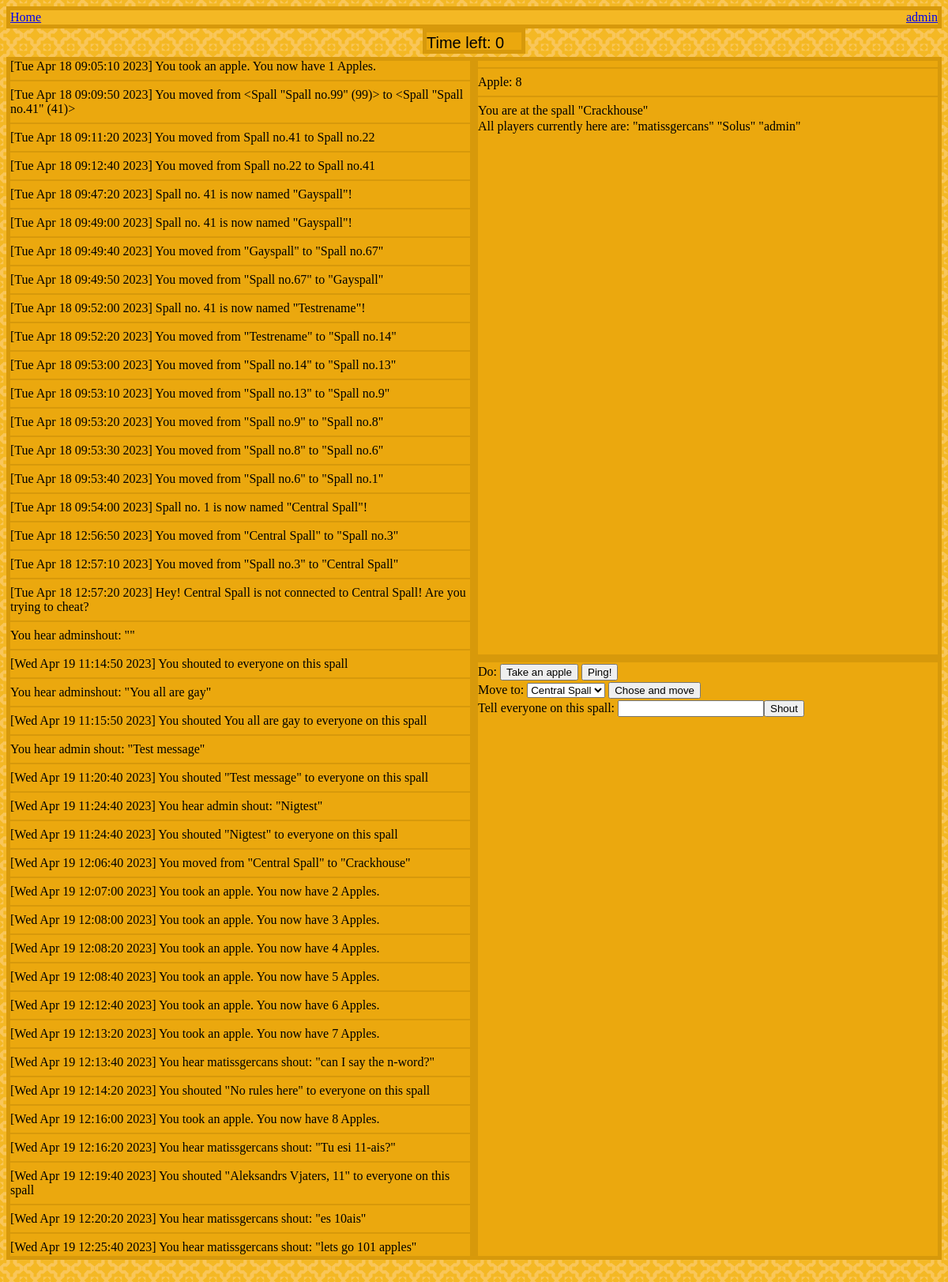
Screenshot of /game (signed in) with the database file from the repository.
### app.py (models this page shows, shortened)
class Inventory(db.Model):
    id = db.Column(db.Integer, primary_key=True)
    item = db.Column(db.String(120), nullable=False)
    amount = db.Column(db.Integer, nullable=False)
    person_id = db.Column(db.Integer, db.ForeignKey('users.id'), nullable=False)

class Spalls(db.Model):
    id = db.Column("id", db.Integer, primary_key=True)
    name = db.Column(db.String(40))
    nameorig = db.Column(db.Boolean)
    ingredients = db.relationship("Ingredients", backref="spalls")
    bridges = db.relationship("Spalls", secondary=bridges, primaryjoin=(bridges.c.primary == id),
                              secondaryjoin=(bridges.c.secondary == id), backref='spallings')
    guests = db.relationship("Users", secondary=guestings, backref="position")

class Users(db.Model):
    id = db.Column(db.Integer, primary_key=True)
    name = db.Column(db.String(20), nullable=False)
    password = db.Column(db.String(100), nullable=False)
    email = db.Column(db.String(100))
    created_at = db.Column(db.DateTime(timezone=True), server_default=func.now())
    move = db.Column(db.String(100))
    inventory = db.relationship("Inventory", backref="users")
    logs = db.Column(db.String(10000))

### app.py (the view)
@app.route('/game', methods=['GET', 'POST'])
def gamepage():
    if "login" in session:
        if request.method == 'POST':
            if request.form.get("ping") == "Ping!":
                move = "ping"
            elif request.form.get("apple") == "Take an apple":
                move = "apple"
            elif request.form.get("cam") == "Chose and move":
                place = request.form["placelist"]
                move = "move to spall no. " + place
            elif request.form.get("sho") == "Shout":
                message = request.form.get("message")
                move = "shout " + message
            elif request.form.get("csn") == "Change spall name":
                newname = request.form.get("newname")
                move = "rename spall to " + newname
            else:
                move = "Error: No such move!"
            found_user = Users.query.filter_by(name=session["login"]).first()
            found_user.move = move
            db.session.commit()
            flash("Move successful! You choose: " + move, "info")
            return redirect(url_for("gamepage"))
        else:
            userr = session["login"]
            found_user = Users.query.filter_by(name=userr).first()
            return render_template('gamebase.html', logs=eval(found_user.logs), inv=found_user.inventory,
                                   toime=minute_length - (floor(time.time() % minute_length)),
                                   pos=found_user.position[0])
    else:
        return redirect(url_for("login"))

### templates/gamebase.html (shortened to what this page needs)
{% extends "base.html" %}
{%block content%}
	<div>
		<canvas id=myCanvas width=120 height=22 class=log> </canvas>
	</div>
	<div class="gamelog" id="down">
		{% for i in logs %}
		<hr>
		<p>{{i}}</p>
		{% endfor %}
	</div>
	<div class="gamelog halfheight">
		{% for i in inv %}
		<hr>
		<p>{{i.item}}: {{i.amount}}</p>
		{% endfor %}
		<hr>
		<p>You are at the spall "{{pos.name}}"</p>
		<p>All players currently here are:
		{% for i in pos.guests %}
			"{{i.name}}"
		{% endfor %}
		</p>
	</div>
	<div class="gamelog halfheight">
		<form method="post" action="#">
			<p>Do: <input type="submit" value="Take an apple" name="apple">
			<input type="submit" value="Ping!" name="ping"></p>
			<p>Move to:
				<select id="place" name="placelist">
				{% for i in pos.bridges %}
  				<option value="{{i.id}}">{{i.name}}</option>
				{% endfor %}
				</select>
				<input type="submit" value="Chose and move" name="cam"></p>
			<p>Tell everyone on this spall: <input type="text" name="message"><input type="submit" value="Shout" name="sho"></p>
		</form>
	</div>
{% endblock %}

### templates/base.html (shortened to what this page needs)
<!DOCTYPE html>
<html>
		<head>
			<link rel="stylesheet" href="{{ url_for('static', filename='css/mystyle.css')}}">
		</head>
	<body>
		<div class=nav>
			<a href="../">Home</a>
			<span style="float: right">
			{% if "login" in session %}
				<a href="../user" >{{session["login"]}}</a>
			{% else %}
				<a href="../login" >Sign in</a>
				<a href="../createaccount">Sign up</a>
			{% endif %}
			</span>
		</div>
		{%block content%}
		{% endblock %}
	</body>
</html>

### static/css/mystyle.css (style rules this page uses)
* { box-sizing: border-box; }
body { background-image: url("../img/yellow_back.png"); text-align: center; }
hr { height:1px; border: 1px solid rgb(215,153,11); background-color:#000000; }
p { margin-top: 2px; margin-bottom: 2px; }
.nav { display: block; border: 5px solid rgb(215,153,11); background-color: rgb(244,184,36); text-align: left; }
.log { margin: auto; border: 5px solid rgb(215,153,11); background-color: rgb(235, 168, 14); text-align: left; overflow-y: scroll; }
.gamelog { border: 5px solid rgb(215,153,11); background-color: rgb(235, 168, 14); text-align: left; overflow-y: scroll; margin: 0 0 0 0; width: 50%; height: 85vh; float: left; }
.halfheight { height: 42.5vh; }

### rows the page displays
Inventory: item "Apple", amount "8"
Spalls: name "Crackhouse"
Users: name "matissgercans"
Users: name "Solus"
Users: name "admin"

### other values shown
{{ session["login"] }} "admin"
{{ i }} "[Tue Apr 18 09:05:10 2023] You took an apple. You now have 1 Apples." "[Tue Apr 18 09:09:50 2023] You moved from <Spall \"Spall no.99\" (99)> to <Spall \"Spall no.41\" (41)>" "[Tue Apr 18 09:11:20 2023] You moved from Spall no.41 to Spall no.22" "[Tue Apr 18 09:12:40 2023] You moved from Spall no.22 to Spall no.41" "[Tue Apr 18 09:47:20 2023] Spall no. 41 is now named \"Gayspall\"!" "[Tue Apr 18 09:49:00 2023] Spall no. 41 is now named \"Gayspall\"!" "[Tue Apr 18 09:49:40 2023] You moved from \"Gayspall\" to \"Spall no.67\"" "[Tue Apr 18 09:49:50 2023] You moved from \"Spall no.67\" to \"Gayspall\"" "[Tue Apr 18 09:52:00 2023] Spall no. 41 is now named \"Testrename\"!" "[Tue Apr 18 09:52:20 2023] You moved from \"Testrename\" to \"Spall no.14\"" "[Tue Apr 18 09:53:00 2023] You moved from \"Spall no.14\" to \"Spall no.13\"" "[Tue Apr 18 09:53:10 2023] You moved from \"Spall no.13\" to \"Spall no.9\"" "[Tue Apr 18 09:53:20 2023] You moved from \"Spall no.9\" to \"Spall no.8\"" "[Tue Apr 18 09:53:30 2023] You moved from \"Spall no.8\" to \"Spall no.6\"" "[Tue Apr 18 09:53:40 2023] You moved from \"Spall no.6\" to \"Spall no.1\"" "[Tue Apr 18 09:54:00 2023] Spall no. 1 is now named \"Central Spall\"!" "[Tue Apr 18 12:56:50 2023] You moved from \"Central Spall\" to \"Spall no.3\"" "[Tue Apr 18 12:57:10 2023] You moved from \"Spall no.3\" to \"Central Spall\"" "[Tue Apr 18 12:57:20 2023] Hey! Central Spall is not connected to Central Spall! Are you trying to cheat?" "You hear adminshout: \"\"" "[Wed Apr 19 11:14:50 2023] You shouted to everyone on this spall" "You hear adminshout: \"You all are gay\"" "[Wed Apr 19 11:15:50 2023] You shouted You all are gay to everyone on this spall" "You hear admin shout: \"Test message\"" "[Wed Apr 19 11:20:40 2023] You shouted \"Test message\" to everyone on this spall" "[Wed Apr 19 11:24:40 2023] You hear admin shout: \"Nigtest\"" "[Wed Apr 19 11:24:40 2023] You shouted \"Nigtest\" to everyone on this spall" "[Wed Apr 19 12:06:40 2023] You moved from \"Central Spall\" to \"Crackhouse\"" "[Wed Apr 19 12:07:00 2023] You took an apple. You now have 2 Apples." "[Wed Apr 19 12:08:00 2023] You took an apple. You now have 3 Apples." "[Wed Apr 19 12:08:20 2023] You took an apple. You now have 4 Apples." "[Wed Apr 19 12:08:40 2023] You took an apple. You now have 5 Apples." "[Wed Apr 19 12:12:40 2023] You took an apple. You now have 6 Apples." "[Wed Apr 19 12:13:20 2023] You took an apple. You now have 7 Apples." "[Wed Apr 19 12:13:40 2023] You hear matissgercans shout: \"can I say the n-word?\"" "[Wed Apr 19 12:14:20 2023] You shouted \"No rules here\" to everyone on this spall" "[Wed Apr 19 12:16:00 2023] You took an apple. You now have 8 Apples." "[Wed Apr 19 12:16:20 2023] You hear matissgercans shout: \"Tu esi 11-ais?\"" "[Wed Apr 19 12:19:40 2023] You shouted \"Aleksandrs Vjaters, 11\" to everyone on this spall" "[Wed Apr 19 12:20:20 2023] You hear matissgercans shout: \"es 10ais\"" "[Wed Apr 19 12:25:40 2023] You hear matissgercans shout: \"lets go 101 apples\""
form field placelist "Central Spall"
